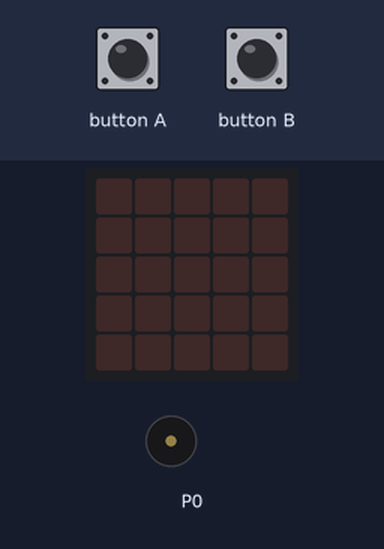
Bench run of a program on a simulated BBC micro:bit (MakeCode). Parts: the board's 5×5 LED display, buzzer (waves = sounding). Inputs (shaded band) come from the test bench. The 48×5 strip is a reading aid, not a part: it shows the text the display is scrolling, unrolled, one strip-width of it at a time.

Above: at 1.2 s.
1.3 s: button A pressed for 0.15 s
At 2.1 s:
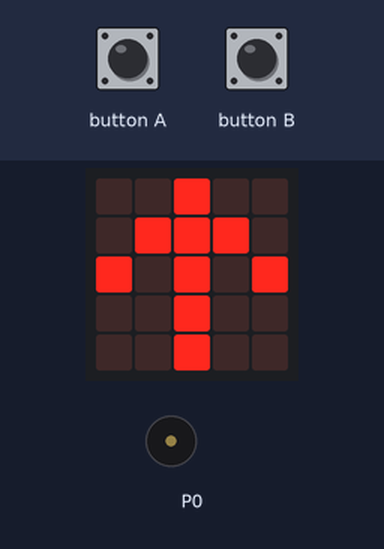
4.3 s: button B pressed for 0.15 s
At 6.82 s:
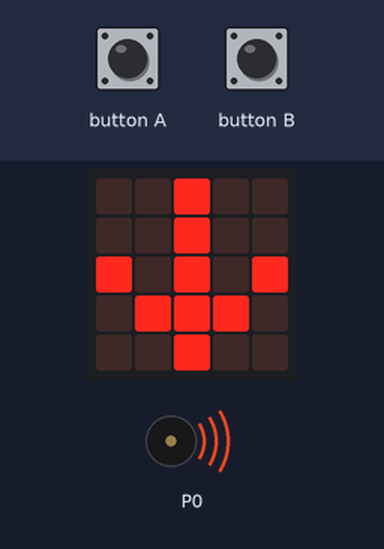
7.4 s: button A pressed for 0.15 s
At 9.9 s:
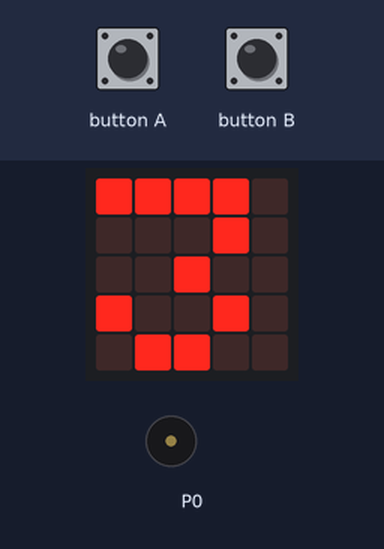
10.5 s: button B pressed for 0.15 s
At 16.3 s:
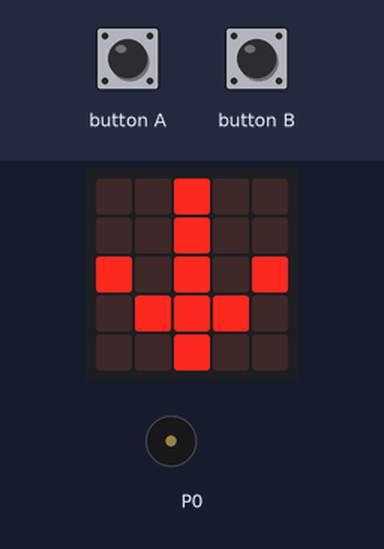
16.5 s: button A pressed for 0.15 s
At 22.2 s:
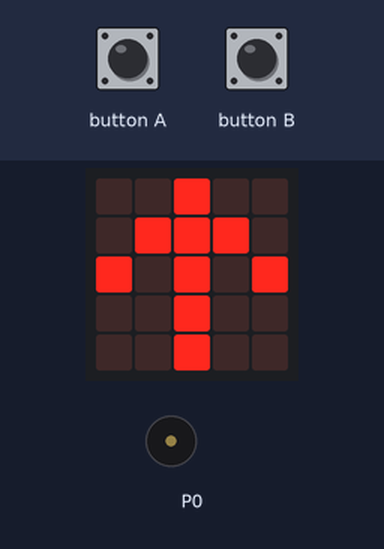
Timing chart, 0 to 23.5 s (numbered marks = the images above; inputs shaded):
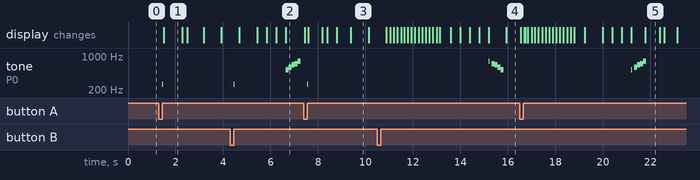

The program:

main.ts
```typescript
input.onButtonPressed(Button.A, function () {
    music.playTone(262, music.beat(BeatFraction.Sixteenth))
    basic.showArrow(ArrowNames.North)
    basic.pause(200)
    basic.clearScreen()
    basic.pause(200)
    basic.showArrow(ArrowNames.North)
    basic.pause(100)
    내변수 = 1
    for (let index = 0; index < 내집층수; index++) {
        basic.showNumber(내변수)
        내변수 = 내변수 + 1
    }
    basic.showLeds(`
        # # # # #
        # # # # #
        # # # # #
        # # # # #
        # # # # #
        `)
    basic.showLeds(`
        # # . # #
        # # . # #
        # # . # #
        # # . # #
        # # . # #
        `)
    basic.showLeds(`
        # . . . #
        # . . . #
        # . . . #
        # . . . #
        # . . . #
        `)
    basic.clearScreen()
    music.startMelody(music.builtInMelody(Melodies.JumpUp), MelodyOptions.OnceInBackground)
})
input.onButtonPressed(Button.B, function () {
    music.playTone(262, music.beat(BeatFraction.Sixteenth))
    basic.showArrow(ArrowNames.South)
    basic.pause(200)
    basic.clearScreen()
    basic.pause(200)
    basic.showArrow(ArrowNames.South)
    basic.pause(100)
    내변수 = 내집층수
    for (let index = 0; index < 내집층수; index++) {
        basic.showNumber(내변수)
        내변수 = 내변수 - 1
    }
    basic.clearScreen()
    basic.showLeds(`
        . . . . .
        . . . . .
        . . . . .
        . . . . .
        . . . . .
        `)
    basic.showLeds(`
        # . . . #
        # . . . #
        # . . . #
        # . . . #
        # . . . #
        `)
    basic.showLeds(`
        # # . # #
        # # . # #
        # # . # #
        # # . # #
        # # . # #
        `)
    basic.showLeds(`
        # # # # #
        # # # # #
        # # # # #
        # # # # #
        # # # # #
        `)
    music.startMelody(music.builtInMelody(Melodies.JumpDown), MelodyOptions.OnceInBackground)
})
let 내변수 = 0
let 내집층수 = 0
basic.clearScreen()
music.setVolume(80)
내집층수 = 3
```

test.ts
```typescript
// 테스트는 여기로 이동합니다; 이 패키지가 확장으로 사용될 때 컴파일되지 않을 것 입니다.
```

Measured:
- after the input at 1.3 s, tone on P0: silent → 262 Hz after 0.15 s, → silent 0.03 s later; the display: changes after 0.20 s (image 1)
- after the input at 4.3 s, the display: first differs from a run without the input after 2.3 s (image 2)
- after the input at 7.4 s, tone on P0: silent → 262 Hz after 0.15 s, → silent 0.03 s later; the display: first differs from a run without the input after 0.19 s (image 3 shows a later state)
- after the input at 10.5 s, the display: first differs from a run without the input after 5.4 s (image 4)
- after the input at 16.5 s, the display: first differs from a run without the input after 5.3 s (image 5)
- what the display in image 1 shows lasts 0.8 s, from 1.5 s to 2.3 s
- what the display in image 5 shows lasts 0.6 s, from 21.8 s to 22.4 s
